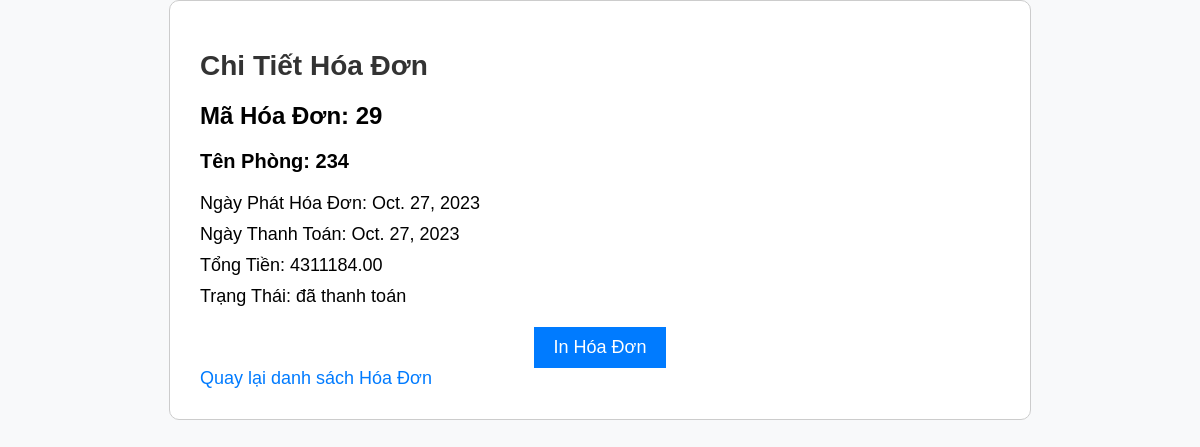
The app's page /hoadon/29/ (signed in) with its own data.
### phongtro/models.py (models this page shows, shortened)
class HoaDon(models.Model):
    ten_phong = models.ForeignKey(Phong, on_delete=models.CASCADE)
    ngay_co_hoa_don = models.DateField(blank=True)
    ngay_thanh_toan = models.DateField(blank=True,null=True)
    TRANG_THAI_CHOICES = [('chưa thanh toán', 'Chưa Thanh Toán'), ('đã thanh toán', 'Đã Thanh Toán')]
    trang_thai = models.CharField(max_length=15, choices=TRANG_THAI_CHOICES, default='chưa thanh toán')
    so_dien_dau = models.IntegerField(blank=True)
    so_dien_cuoi = models.IntegerField()
    tien_dien = models.DecimalField(max_digits=10, decimal_places=2,blank=True)
    so_nuoc_dau = models.IntegerField(blank=True)
    so_nuoc_cuoi = models.IntegerField()
    tong_tien_nuoc = models.DecimalField(max_digits=10, decimal_places=2,blank=True,default=20000)
    tong_cong=models.DecimalField(max_digits=10,decimal_places=2,blank=True,null=True)

class Phong(models.Model):
    ten_phong = models.CharField(max_length=100,primary_key=True)
    gia_phong = models.IntegerField()
    gia_nuoc = models.IntegerField()
    gia_dien = models.IntegerField()
    mo_ta = models.TextField()
    anh_phong = models.ImageField(upload_to='images/',blank=True)
    tien_coc = models.DecimalField(max_digits=10, decimal_places=2)
    TRANG_THAI_CHOICES = [('trống', 'Trống'), ('đã thuê', 'Đã Thuê')]
    trang_thai = models.CharField(max_length=10, choices=TRANG_THAI_CHOICES, default='trống')
    chi_so_dien =models.IntegerField(default=0)
    chi_so_nuoc =models.IntegerField(default=0)

### phongtro/views.py (the view, shortened to what this page needs)
# urls.py: path('hoadon/<int:hoadon_id>/', HoaDonDetailView.as_view(), name='hoadon-detail'),
class HoaDonDetailView(LoginRequiredMixin,View):
    login_url="/login"
    template_name = 'phongtro/hoadon_detail.html'
    def get(self, request, hoadon_id):
        hoadon = get_object_or_404(HoaDon, pk=hoadon_id)
        return render(request, self.template_name, {'hoadon': hoadon, 'form': HoaDonForm(instance=hoadon)})

### phongtro/templates/phongtro/hoadon_detail.html (shortened to what this page needs)
<!DOCTYPE html>
<html>
<head>
</head>
<body>
    <div class="invoice-details">
        <h1>Chi Tiết Hóa Đơn</h1>
        <h2>Mã Hóa Đơn: {{ hoadon.id }}</h2>
        <h3>Tên Phòng: {{ hoadon.ten_phong.ten_phong }}</h3>
        <p>Ngày Phát Hóa Đơn: {{ hoadon.ngay_co_hoa_don }}</p>
        <p>Ngày Thanh Toán: {{ hoadon.ngay_thanh_toan }}</p>
        <p>Tổng Tiền: {{ hoadon.tong_cong }}</p>
        <p>Trạng Thái: {{ hoadon.trang_thai }}</p>
        <div class="print-button">
            <button onclick="window.print()">In Hóa Đơn</button>
        </div>
        <a href="{% url 'hoadon-list' %}">Quay lại danh sách Hóa Đơn</a>
    </div>
</body>
</html>

### phongtro/templates/phongtro/hoadon_detail.html (style rules this page uses)
body { font-family: Arial, sans-serif; background-color: #f8f9fa; margin: 0; padding: 0; box-sizing: border-box; }
.invoice-details { background-color: white; border: 1px solid #ccc; border-radius: 10px; padding: 30px; margin: 30px; max-width: 800px; margin: 0 auto; }
h1 { color: #333; font-size: 28px; }
h2 { font-size: 24px; margin: 20px 0; }
h3 { font-size: 20px; }
p { font-size: 18px; margin: 10px 0; }
a { text-decoration: none; color: #007bff; font-size: 18px; }
.print-button { text-align: center; margin-top: 20px; }
.print-button button { background-color: #007bff; color: white; border: none; padding: 10px 20px; font-size: 18px; cursor: pointer; transition-duration: 0.4s; }

### records on screen
HoaDon: id "29", ten_phong.ten_phong "234", ngay_co_hoa_don "Oct. 27, 2023", ngay_thanh_toan "Oct. 27, 2023", tong_cong "4311184.00", trang_thai "đã thanh toán"
